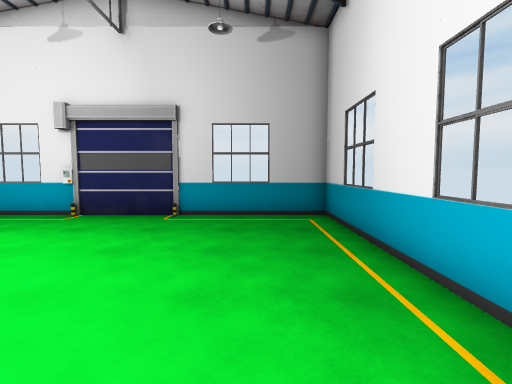
view 1 (above)

13 first-person views from a walk through a Unity game level. The camera is 1.5 m above the floor, tilts 4° down and sees 85° across. The floor is counted in squares, 1 m on a side. Each view is taken from the middle of a square. On the plan, view 1 faces up. The plan holds only what a view shows up to about 14 squares ahead; the rest is blank. The player character is not drawn.

view 2
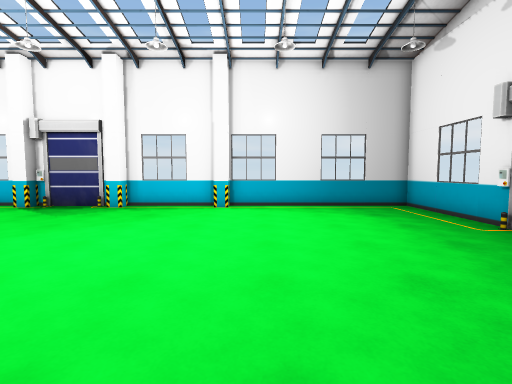

view 3
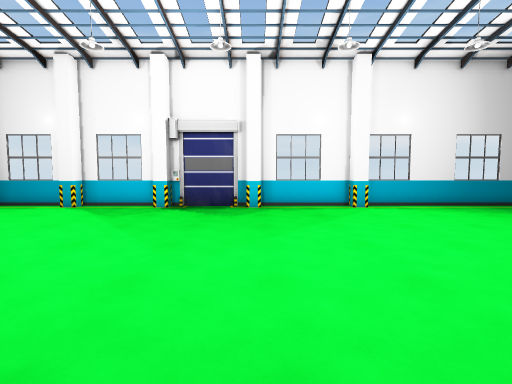

view 4
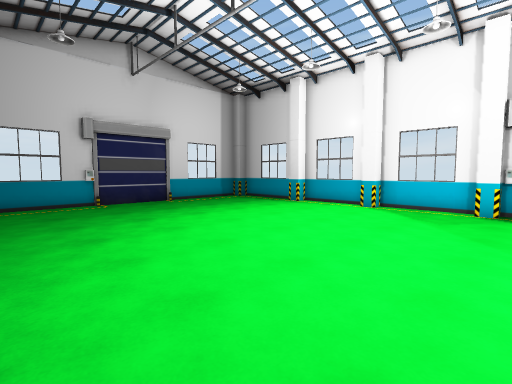

view 5
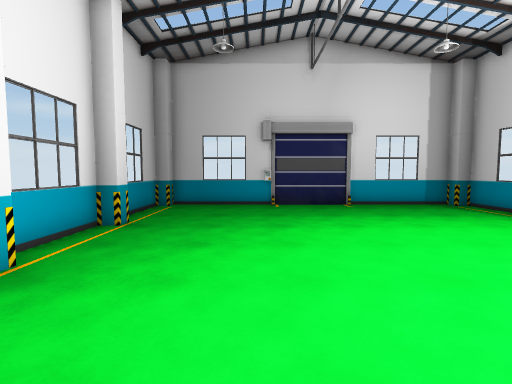

view 6
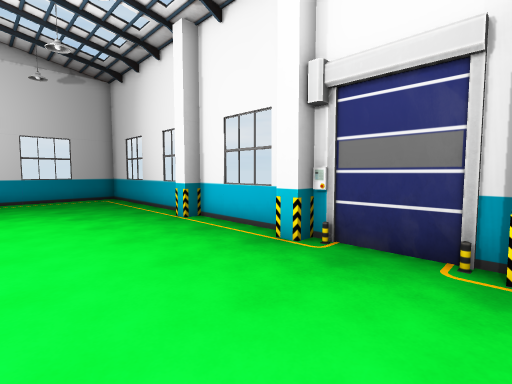

view 7
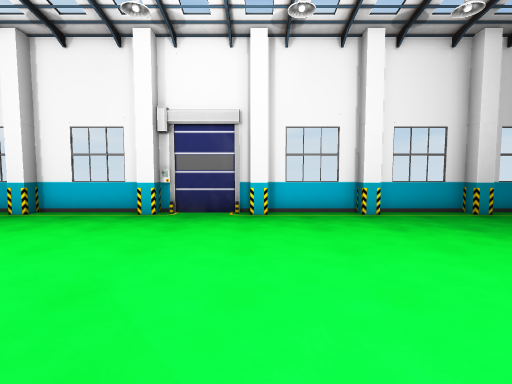

view 8
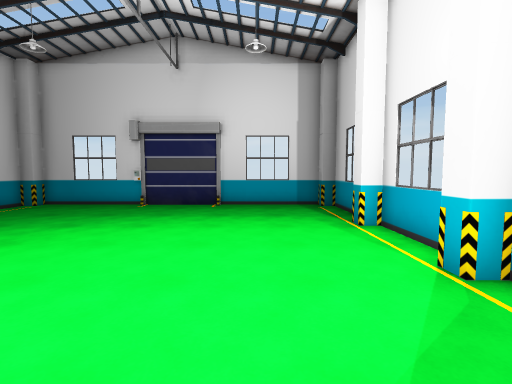

view 9
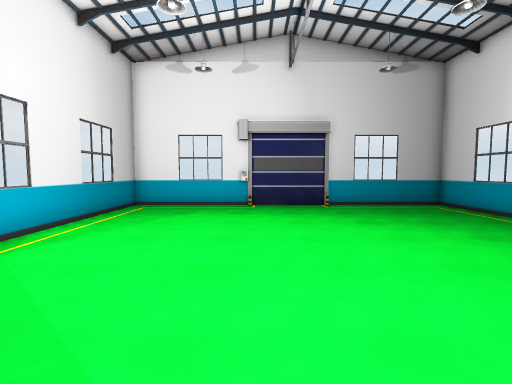

view 10
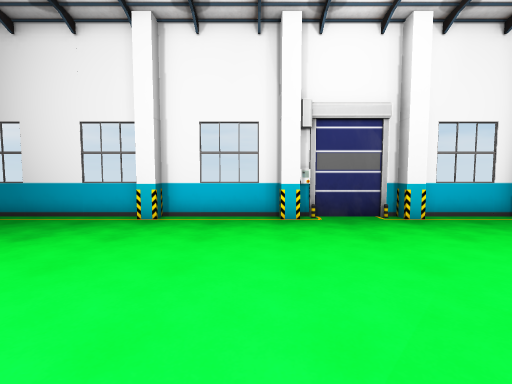

view 11
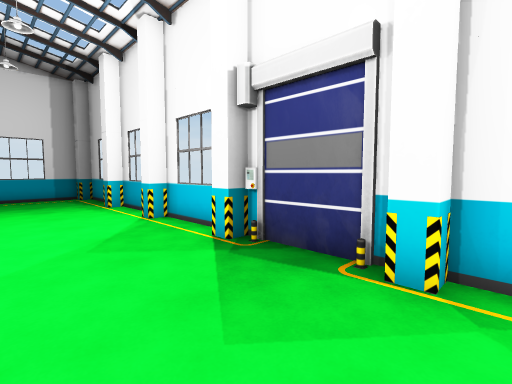

view 12
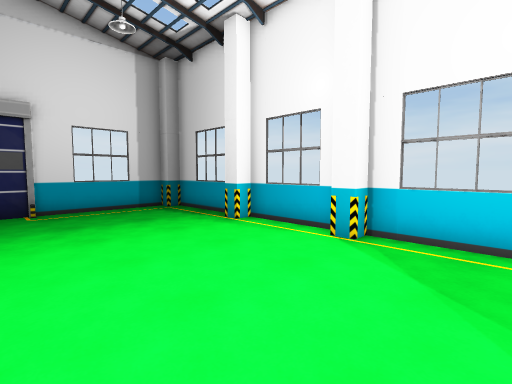

view 13
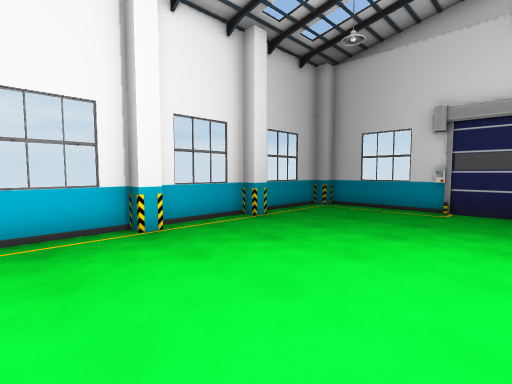

### Floor plan
Points are (right, up) in squares from view 1. A wall is a line through its corners. A room is listed if a view was taken in it or the views show most of it. See-through windows are left out.
Room 1 (views 1, 2, 3, 4, 5, 6, 7, 8, 9, 10, 11, 12, 13)
walls: (-11.5, -3.4) (-11.5, -6.8) (-10.9, -6.8) (-10.9, -7.5); (-11.5, -7.4) (-11.5, -10.8) (-10.9, -10.8) (-10.9, -11.5); (1.9, -7.5) (1.9, -6.8) (2.5, -6.8) (2.5, -3.4) (1.9, -3.4) (1.9, -2.8) (2.5, -2.8) (2.5, 1.2) (1.9, 1.2) (1.9, 1.9); (-11.5, -11.6) (-11.5, -14.8) (-10.9, -14.8) (-10.9, -15.5); (1.9, -11.5) (1.9, -10.8) (2.5, -10.8) (2.5, -7.4); (2.5, 2) (2.5, 9.8) (-11.5, 9.8) (-11.5, 1.8) (-10.9, 1.8) (-10.9, 1.2) (-11.5, 1.2) (-11.5, -2.8) (-10.9, -2.8) (-10.9, -3.5); (1.9, -15.5) (1.9, -14.8) (2.5, -14.8) (2.5, -11.6); (-11.5, -16.1) (-11.5, -19.4) (-10.9, -19.4); (1.9, -19.4) (2.5, -19.4) (2.5, -15.9); (-10.9, -20) (1.9, -20)

Positions as (right, up) in squares from view 1, and headings:
1: (0, 0), facing up
2: (1, 3), facing left
3: (1, -3), facing left
4: (1, -6), facing down-left
5: (-2, -7), facing down
6: (-3, -7), facing up-right
7: (-8, -7), facing right
8: (-8, -7), facing down
9: (-6, -3), facing up
10: (-7, -2), facing right
11: (-7, -2), facing down-left
12: (-5, -8), facing down-left
13: (-5, -8), facing down-right
